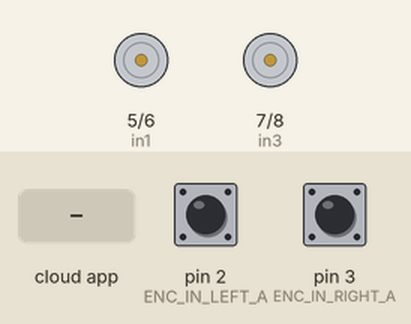
Recording of a sketch running on a simulated Arduino Uno, built with avr-gcc and run on an emulated ATmega328P. Shown: motor-driver pin pairs drawn as motors (green arrow = first pin HIGH = forward, orange = second pin HIGH = backward, longer = more drive, scaled by the enable pin). Inputs (shaded band) come from the test bench; at power-on: pin 2 (ENC_IN_LEFT_A) HIGH, pin 3 (ENC_IN_RIGHT_A) HIGH. The ROS host is connected and sends only what is stated.

Above: at 1.2 s.
1.3 s: the phone or cloud app sets linear.x to -100
At 2.0 s:
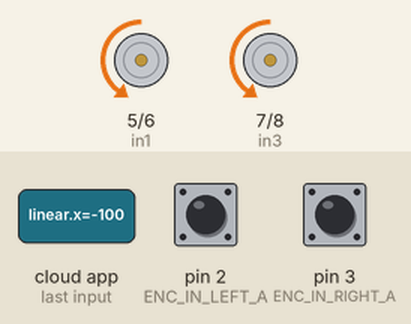
4.3 s: the phone or cloud app sets angular.z to -100
At 5.6 s:
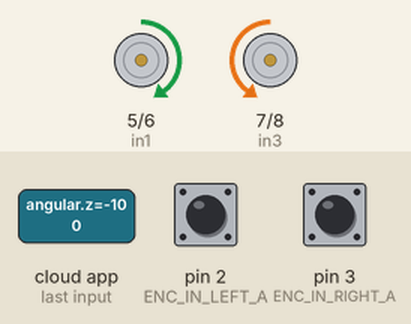
7.3 s: the phone or cloud app sets angular.z to 100
At 8.5 s:
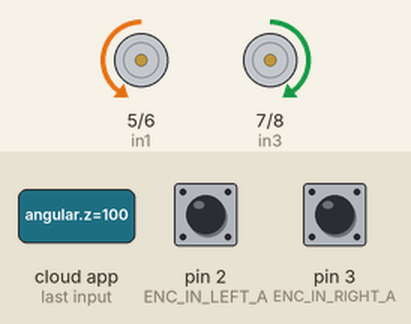
Timing chart, 0 to 10.6 s (numbered marks = the images above; inputs shaded):
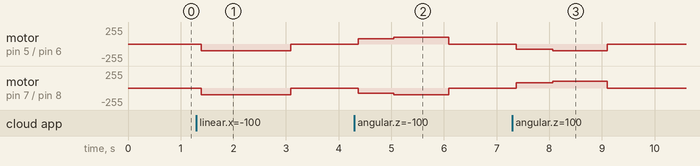

The sketch:

navigation_arduino.ino
```cpp
#include <ros.h>
#include <std_msgs/Int16.h>
#include <geometry_msgs/Twist.h>

ros::NodeHandle nh;

#define ENC_IN_LEFT_A 2
#define ENC_IN_RIGHT_A 3
#define ENC_IN_LEFT_B 4
#define ENC_IN_RIGHT_B 11

boolean Direction_left = true;
boolean Direction_right = true;

const int encoder_minimum = -32768;
const int encoder_maximum = 32767;


std_msgs::Int16 right_wheel_tick_count;
ros::Publisher rightPub("right_ticks", &right_wheel_tick_count);

std_msgs::Int16 left_wheel_tick_count;
ros::Publisher leftPub("left_ticks", &left_wheel_tick_count);


const int interval = 200;
long previousMillis = 0;
long currentMillis = 0;


const int enA = 9;
const int in1 = 5;
const int in2 = 6;
const int enB = 10;
const int in3 = 7;
const int in4 = 8;


const int PWM_INCREMENT = 1;
const int TICKS_PER_REVOLUTION = 1753; //left:1947
const double WHEEL_RADIUS = 0.033;
const double WHEEL_BASE = 0.17;
const double TICKS_PER_METER = (TICKS_PER_REVOLUTION / (2.0*3.141592*WHEEL_RADIUS));
const int K_P = 278;
const int b = 52;
const int DRIFT_MULTIPLIER = 120;
const int PWM_TURN = 80;
const int PWM_MIN = 80;
const int PWM_MAX = 100;
double velLeftWheel = 0;
double velRightWheel = 0;
double pwmLeftReq = 0;
double pwmRightReq = 0;
double lastCmdVelReceived = 0;

void right_wheel_tick() {

  int val = digitalRead(ENC_IN_RIGHT_B);

  if (val == LOW) {
    Direction_right = false;
  }
  else {
    Direction_right = true;
  }

  if (Direction_right) {

    if (right_wheel_tick_count.data == encoder_maximum) {
      right_wheel_tick_count.data = encoder_minimum;
    }
    else {
      right_wheel_tick_count.data++;
    }
  }
  else {
    if (right_wheel_tick_count.data == encoder_minimum) {
      right_wheel_tick_count.data = encoder_maximum;
    }
    else {
      right_wheel_tick_count.data--;
    }
  }
}


void left_wheel_tick() {

  int val = digitalRead(ENC_IN_LEFT_B);

  if (val == LOW) {
    Direction_left = true;
  }
  else {
    Direction_left = false;
  }

  if (Direction_left) {
    if (left_wheel_tick_count.data == encoder_maximum) {
      left_wheel_tick_count.data = encoder_minimum;
    }
    else {
      left_wheel_tick_count.data++;
    }
  }
  else {
    if (left_wheel_tick_count.data == encoder_minimum) {
      left_wheel_tick_count.data = encoder_maximum;
    }
    else {
      left_wheel_tick_count.data--;
    }
  }
}


void calc_vel_left_wheel(){

  static double prevTime = 0;
  static int prevLeftCount = 0;
  int numOfTicks = (65535 + left_wheel_tick_count.data - prevLeftCount) % 65535;

  if (numOfTicks > 10000) {
        numOfTicks = 0 - (65535 - numOfTicks);
  }


  velLeftWheel = numOfTicks/TICKS_PER_METER/((millis()/1000)-prevTime);
  prevLeftCount = left_wheel_tick_count.data;
  prevTime = (millis()/1000);

}


void calc_vel_right_wheel(){

  static double prevTime = 0;
  static int prevRightCount = 0;

  int numOfTicks = (65535 + right_wheel_tick_count.data - prevRightCount) % 65535;

  if (numOfTicks > 10000) {
        numOfTicks = 0 - (65535 - numOfTicks);
  }


  velRightWheel = numOfTicks/TICKS_PER_METER/((millis()/1000)-prevTime);
  prevRightCount = right_wheel_tick_count.data;
  prevTime = (millis()/1000);

}

void calc_pwm_values(const geometry_msgs::Twist& cmdVel) {

  lastCmdVelReceived = (millis()/1000);
  pwmLeftReq = K_P * cmdVel.linear.x + b;
  pwmRightReq = K_P * cmdVel.linear.x + b;

  if (cmdVel.angular.z != 0.0) {

    if (cmdVel.angular.z > 0.0) {
      pwmLeftReq = -PWM_TURN;
      pwmRightReq = PWM_TURN;
    }

    else {
      pwmLeftReq = PWM_TURN;
      pwmRightReq = -PWM_TURN;
    }
  }

  else {


    static double prevDiff = 0;
    static double prevPrevDiff = 0;
    double currDifference = velLeftWheel - velRightWheel;
    double avgDifference = (prevDiff+prevPrevDiff+currDifference)/3;
    prevPrevDiff = prevDiff;
    prevDiff = currDifference;
    pwmLeftReq -= (int)(avgDifference * DRIFT_MULTIPLIER);
    pwmRightReq += (int)(avgDifference * DRIFT_MULTIPLIER);
  }


  if (abs(pwmLeftReq) < PWM_MIN) {
    pwmLeftReq = 0;
  }
  if (abs(pwmRightReq) < PWM_MIN) {
    pwmRightReq = 0;
  }
}

void set_pwm_values() {

  static int pwmLeftOut = 0;
  static int pwmRightOut = 0;

  static bool stopped = false;
  if ((pwmLeftReq * velLeftWheel < 0 && pwmLeftOut != 0) ||
      (pwmRightReq * velRightWheel < 0 && pwmRightOut != 0)) {
    pwmLeftReq = 0;
    pwmRightReq = 0;
  }


  if (pwmLeftReq > 0) {
    digitalWrite(in1, HIGH);
    digitalWrite(in2, LOW);
  }
  else if (pwmLeftReq < 0) {
    digitalWrite(in1, LOW);
    digitalWrite(in2, HIGH);
  }
  else if (pwmLeftReq == 0 && pwmLeftOut == 0 ) {
    digitalWrite(in1, LOW);
    digitalWrite(in2, LOW);
  }
  else { // Left wheel stop
    digitalWrite(in1, LOW);
    digitalWrite(in2, LOW);
  }

  if (pwmRightReq > 0) {
    digitalWrite(in3, HIGH);
    digitalWrite(in4, LOW);
  }
  else if(pwmRightReq < 0) {
    digitalWrite(in3, LOW);
    digitalWrite(in4, HIGH);
  }
  else if (pwmRightReq == 0 && pwmRightOut == 0) {
    digitalWrite(in3, LOW);
    digitalWrite(in4, LOW);
  }
  else { // Right wheel stop
    digitalWrite(in3, LOW);
    digitalWrite(in4, LOW);
  }


  if (pwmLeftReq != 0 && velLeftWheel == 0) {
    pwmLeftReq *= 1.5;
  }
  if (pwmRightReq != 0 && velRightWheel == 0) {
    pwmRightReq *= 1.5;
  }


  if (abs(pwmLeftReq) > pwmLeftOut) {
    pwmLeftOut += PWM_INCREMENT;
  }
  else if (abs(pwmLeftReq) < pwmLeftOut) {
    pwmLeftOut -= PWM_INCREMENT;
  }
  else{}

  if (abs(pwmRightReq) > pwmRightOut) {
    pwmRightOut += PWM_INCREMENT;
  }
  else if(abs(pwmRightReq) < pwmRightOut) {
    pwmRightOut -= PWM_INCREMENT;
  }
  else{}


  pwmLeftOut = (pwmLeftOut > PWM_MAX) ? PWM_MAX : pwmLeftOut;
  pwmRightOut = (pwmRightOut > PWM_MAX) ? PWM_MAX : pwmRightOut;
  pwmLeftOut = (pwmLeftOut < 0) ? 0 : pwmLeftOut;
  pwmRightOut = (pwmRightOut < 0) ? 0 : pwmRightOut;
  analogWrite(enA, pwmLeftOut);
  analogWrite(enB, pwmRightOut);
}


ros::Subscriber<geometry_msgs::Twist> subCmdVel("cmd_vel", &calc_pwm_values );

void setup() {

  pinMode(ENC_IN_LEFT_A , INPUT_PULLUP);
  pinMode(ENC_IN_LEFT_B , INPUT);
  pinMode(ENC_IN_RIGHT_A , INPUT_PULLUP);
  pinMode(ENC_IN_RIGHT_B , INPUT);

  attachInterrupt(digitalPinToInterrupt(ENC_IN_LEFT_A), left_wheel_tick, RISING);
  attachInterrupt(digitalPinToInterrupt(ENC_IN_RIGHT_A), right_wheel_tick, RISING);


  pinMode(enA, OUTPUT);
  pinMode(enB, OUTPUT);
  pinMode(in1, OUTPUT);
  pinMode(in2, OUTPUT);
  pinMode(in3, OUTPUT);
  pinMode(in4, OUTPUT);


  digitalWrite(in1, LOW);
  digitalWrite(in2, LOW);
  digitalWrite(in3, LOW);
  digitalWrite(in4, LOW);


  analogWrite(enA, 0);
  analogWrite(enB, 0);


  nh.getHardware()->setBaud(128000);
  nh.initNode();
  nh.advertise(rightPub);
  nh.advertise(leftPub);
  nh.subscribe(subCmdVel);
}

void loop() {

  nh.spinOnce();
  currentMillis = millis();

  if (currentMillis - previousMillis > interval) {

    previousMillis = currentMillis;
    leftPub.publish( &left_wheel_tick_count );
    rightPub.publish( &right_wheel_tick_count );

    calc_vel_right_wheel();
    calc_vel_left_wheel();

  }


  if((millis()/1000) - lastCmdVelReceived > 1) {
    pwmLeftReq = 0;
    pwmRightReq = 0;
  }

  set_pwm_values();
}
```

Measured:
- after the input at 1.3 s, motor on pin 5 (in1) / pin 6 (in2), motor on pin 7 (in3) / pin 8 (in4): stopped → backward 100/255 after 0.09 s, → stopped 1.7 s later
- after the input at 4.3 s, motor on pin 5 (in1) / pin 6 (in2): stopped → forward 80/255 after 0.07 s, → forward 100/255 0.67 s later, → stopped 1.0 s later; motor on pin 7 (in3) / pin 8 (in4): stopped → backward 80/255 after 0.07 s, → backward 100/255 0.67 s later, → stopped 1.0 s later
- after the input at 7.3 s, motor on pin 5 (in1) / pin 6 (in2): stopped → backward 80/255 after 0.07 s, → backward 100/255 0.69 s later, → stopped 1.0 s later; motor on pin 7 (in3) / pin 8 (in4): stopped → forward 80/255 after 0.07 s, → forward 100/255 0.69 s later, → stopped 1.0 s later
